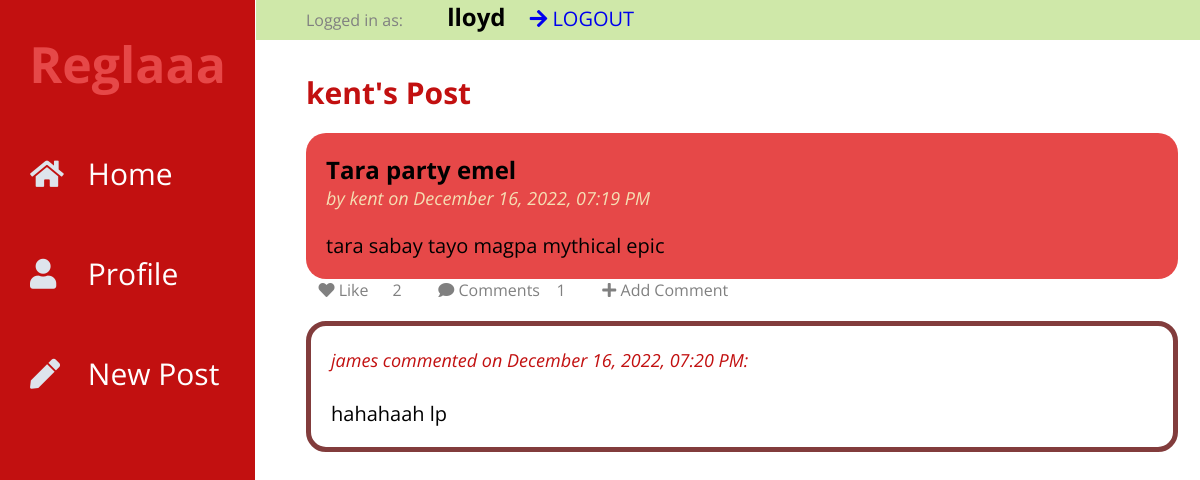
/comments/4/view (signed in), run on the app's committed database.
### tables this page shows
CREATE TABLE user (
  id INTEGER PRIMARY KEY AUTOINCREMENT,
  username TEXT UNIQUE NOT NULL,
  password TEXT NOT NULL
);

CREATE TABLE post (
  id INTEGER PRIMARY KEY AUTOINCREMENT,
  author_id INTEGER NOT NULL,
  created TIMESTAMP DEFAULT (datetime('now','localtime')),
  title TEXT NOT NULL,
  body TEXT NOT NULL,
  FOREIGN KEY (author_id) REFERENCES user (id)
);

CREATE TABLE comments (
  id INTEGER PRIMARY KEY AUTOINCREMENT,
  post_id INTEGER NOT NULL,
  user_id INTEGER NOT NULL,
  body TEXT NOT NULL,
  created TIMESTAMP DEFAULT (datetime('now','localtime')),
  FOREIGN KEY (post_id) REFERENCES post (id),
  FOREIGN KEY (user_id) REFERENCES user (id)
);

### flaskr/blog.py (the view, shortened to what this page needs)
@bp.route("/comments/<int:post_id>/<action>",methods=("GET", "POST"))
def comments(post_id,action):
    db = get_db()
    post = db.execute(
        "SELECT p.id, title, body, created, author_id, username,"
        "(SELECT COUNT(user_id) FROM likes WHERE post_id = p.id) AS likes,"
        "(SELECT COUNT(user_id) FROM comments WHERE post_id = p.id) AS comments"
        " FROM post p JOIN user u ON p.author_id = u.id"
        " WHERE p.id = ?"
        " ORDER BY created DESC"
        , (post_id,),
    ).fetchone()
    comms = db.execute(
        "SELECT c.id, body, created, user_id, username"
        " FROM comments c JOIN user u ON c.user_id = u.id"
        " WHERE c.post_id = ?"
        " ORDER BY created DESC"
        , (post_id,),
    ).fetchall()
    return render_template("blog/comments.html",post=post,comms=comms,action=action)

### flaskr/auth.py (called while the page is built)
@bp.before_app_request
def load_logged_in_user():
    user_id = session.get("user_id")
    if user_id is None:
        g.user = None
        g.liked = None
    else:
        g.user = (
            get_db().execute("SELECT * FROM user WHERE id = ?", (user_id,)).fetchone()
        )
        likedd = (
            get_db().execute("SELECT post_id,user_id FROM likes WHERE user_id = ?", (user_id,)).fetchall()
        )
        g.liked = []
        for like in likedd:
            g.liked.append([like['post_id'],like['user_id']])

### flaskr/db.py (called while the page is built)
def get_db():
    if "db" not in g:
        g.db = sqlite3.connect(
            current_app.config["DATABASE"], detect_types=sqlite3.PARSE_DECLTYPES
        )
        g.db.row_factory = sqlite3.Row
    return g.db

### flaskr/templates/blog/comments.html (shortened to what this page needs)
{% extends 'base.html' %}
{% block posts %}
  <p class="title">{% block title %}{{post['username']}}'s Post{% endblock %}</p>
{% endblock %}
{% block content %}
<article class="post">
        <div class="body">
            <h2>{{ post['title'] }}</h2>
            <p class="about">by {{ post['username'] }} on {{ post['created'].strftime("%B %d, %Y, %I:%M %p") }}</p>
            <br>
            <br>
            <p class="body">{{ post['body'] }}</p>
        </div>
</article>
    <div class="opt">
        {% if g.user %}
            {% if [post['id'],g.user['id']] in g.liked %}
                <a class="unlike" href="{{ url_for('blog.like_action', post_id=post.id, action='unlike') }}">
                    <span class="icon">&nbsp&nbsp&nbsp<i class="fas fa-heart"></i></span>
                    <span class="item">Unlike</span>
                </a>
            {% else %}
                <a href="{{ url_for('blog.like_action', post_id=post.id, action='like') }}">
                    <span class="icon">&nbsp&nbsp&nbsp<i class="fas fa-heart"></i></span>
                    <span class="item">Like {{ like }}</span>
                </a>
            {% endif %}
        {% else %}
        <span class="icon">&nbsp&nbsp&nbspLikes: <i class="fas fa-heart"></i></span>
        {% endif %}
        <p>{{ post['likes'] }}</p>
        <a>
            <span class="icon">&nbsp&nbsp&nbsp<i class="fas fa-comment"></i></span>
            <span class="item">Comments &nbsp&nbsp&nbsp{{ post.comments }}</span>
        </a>
        {% if g.user %}
        {% if action == 'view' %}
        <a href="{{ url_for('blog.comments', post_id=post.id,action='add') }}">
            <span class="icon">&nbsp&nbsp&nbsp<i class="fas fa-plus"></i></span>
            <span class="item">Add Comment</span>
        </a>
        {% else %}
        <a href="{{ url_for('blog.comments', post_id=post.id,action='view') }}">
            <span class="icon">&nbsp&nbsp&nbsp<i class="fas fa-times"></i></span>
            <span class="item">Cancel</span>
        </a>
        {% endif %}
        {% endif %}
    </div>
{% if action == 'add' %}
<div class="form">
  <form method="post">
    <label for="body">Comment as {{ g.user['username'] }}: </label>
    <textarea class="com" name="body" id="body">{{ request.form['body'] }}</textarea>
    <input type="submit" value="Comment">
  </form>
  </div>
{% else %}
{% for comm in comms %}
<article class="comment">
    <div class="body">
        <p class="about">{{comm.username}} commented on {{comm.created.strftime("%B %d, %Y, %I:%M %p")}}: </p>
        <br>
        <br>
        <p class="body">{{comm.body}}</p>
    </div>
</article>
{% endfor %}
{% endif %}
{% endblock %}

### flaskr/templates/base.html (shortened to what this page needs)
<!doctype html>
<link rel="stylesheet" href="{{ url_for('static', filename='style.css') }}">
<link rel="stylesheet" href="https://use.fontawesome.com/releases/v5.8.1/css/all.css">
<div class="wrapper">
        <div class="sidebar">
            <div class="profile">
                <h1><a href="{{ url_for('index') }}">Reglaaa</a></h1>
            </div>
            <ul>
                <li>
                    <a href="{{ url_for('index') }}">
                        <span class="icon"><i class="fas fa-home"></i></span>
                        <span class="item">Home</span>
                    </a>
                </li>
                {% if not g.user %}
                <li>
                    <a href="{{ url_for('auth.login') }}">
                        <span class="icon"><i class="fas fa-sign"></i></span>
                        <span class="item">Login</span>
                    </a>
                </li>
                <li>
                    <a href="{{ url_for('auth.register') }}">
                        <span class="icon"><i class="fas fa-book"></i></span>
                        <span class="item">Register</span>
                    </a>
                </li>
                {% else %}
                <li>
                    <a href="{{ url_for('blog.profile', userid=g.user.id) }}">
                        <span class="icon"><i class="fas fa-user"></i></span>
                        <span class="item">Profile</span>
                    </a>
                </li>
                  <li><a href="{{ url_for('blog.create') }}">
                      <span class="icon"><i class="fas fa-pen"></i></span>
                      <span class="item">New Post</span>
                  </a>
                {% endif %}
            </ul>
        </div>
        <section class="content">
            {% if g.user %}
    <div class="top-menu">
                <p>Logged in as: </p>
                <h1>{{ g.user['username'] }}</h1>
                <a href="{{ url_for('auth.logout') }}" onclick="return confirm('Are you sure?');">
                    <span class="icon"><i class="fas fa-arrow-right"></i></span>
                    <span class="item">LOGOUT</span>
                </a>
            </div>
  {% endif %}
            <br>
  <div class="posts">
    {% block posts %}{% endblock %}
  {% block content %}{% endblock %}
      </div>
</section>
</div>

### flaskr/static/style.css (style rules this page uses)
* { list-style: none; text-decoration: none; margin: 0; padding: 0; box-sizing: border-box; font-family: 'Open Sans', sans-serif; }
.wrapper .sidebar { background: #C21010; position: fixed; top: 0; left: 0; width: 255px; height: 100%; padding: 20px 0; transition: all 0.5s ease; }
.wrapper .sidebar .profile { margin-bottom: 20px; text-align: center; }
.wrapper .sidebar .profile h1 { margin: 10px 0 5px; }
.wrapper .sidebar .profile a { font-size: 50px; color: #E64848; }
.wrapper .sidebar ul li a { display: block; height: 100px; padding: 30px; color: white; font-size: 30px; position: relative; transition: all 0.2s ease; }
.wrapper .sidebar ul li a .icon { color: #dee4ec; width: 30px; display: inline-block; margin-right: 20px; }
.wrapper .content { width: 81%; margin-left: 16rem; }
.top-menu { display: block; position: fixed; width: 100%; height: 40px; background-color: #CFE8A9; padding: 0px 50px; transition: all 1s ease; }
.top-menu a { font-size: 20px; }
.top-menu a, h1 { display: inline-block; margin-left: 20px; }
.posts { padding: 50px; }
.post { margin-top: 20px; padding: 20px; border-radius: 20px; background-color: #E64848; transition: all 1s ease; }
.post .about { color: wheat; font-size: 18px; font-style: italic; }
.title { color: #C21010; font-weight: bold; font-size: 30px; }
.opt { display: block; }
.opt a,p { display: inline-block; margin-right: 20px; color: #808080; }
.comment { display: block; margin-top: 20px; padding: 20px; border-radius: 20px; border: 5px solid #823c3c; transition: all 1s ease; font-size: 20px; }
.comment .about { color: #C21010; font-size: 18px; font-style: italic; }
p.body { white-space: pre-line; font-size: 20px; color: black !important; }

### data on the page
user: user.username "lloyd"
user: username "kent"
post: title "Tara party emel", created "December 16, 2022, 07:19 PM", body "tara sabay tayo magpa mythical epic"
comments: username "james", created "December 16, 2022, 07:20 PM", body "hahahaah lp"

### other printed values
{{ post['likes'] }} "2"
{{ post.comments }} "1"
